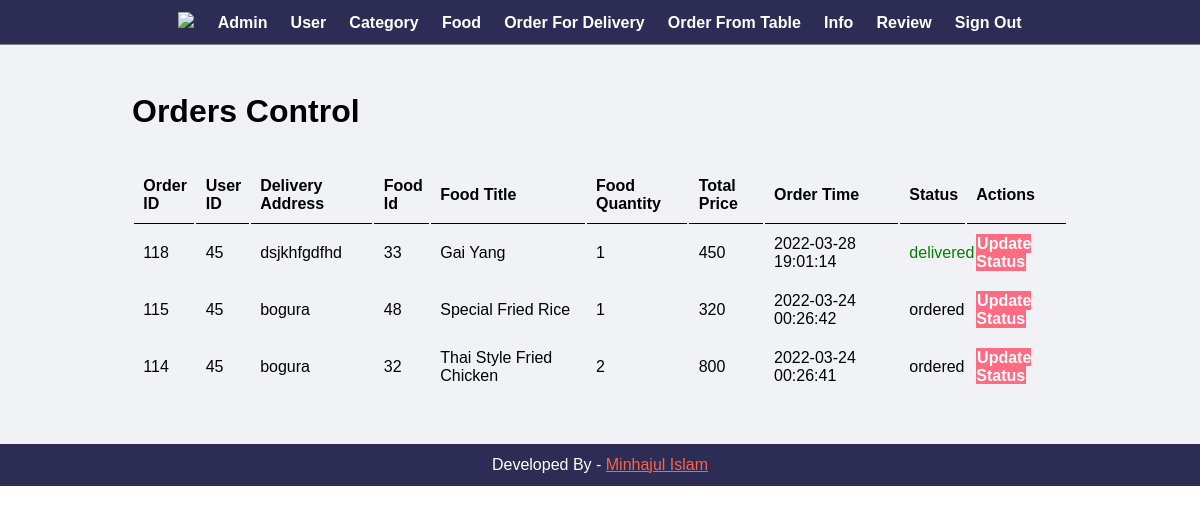
Screenshot of /admin/order-delivery.php (signed in) with the database file from the repository.
### tables this page shows
CREATE TABLE `order_delivery` (
  `order_id` int(10) UNSIGNED NOT NULL,
  `user_id` int(11) NOT NULL,
  `address` varchar(255) NOT NULL,
  `food_id` int(11) NOT NULL,
  `food_title` varchar(100) NOT NULL,
  `food_quantity` int(11) NOT NULL,
  `total_price` double NOT NULL,
  `order_time` datetime NOT NULL,
  `order_status` varchar(255) NOT NULL
);

### admin/order-delivery.php (the view)
<?php include('hd-ft/header.php'); ?>
    <div class="manage">
        <div class = "wrapper">
            <h1>Orders Control</h1>
            <br>
            <br>
            <table class="table-full">
                <tr>
                    <th>Order ID</th>
                    <th>User ID</th>
                    <th>Delivery Address</th>
                    <th>Food Id</th>
                    <th>Food Title</th>
                    <th>Food Quantity</th>
                    <th>Total Price</th>
                    <th>Order Time</th>
                    <th>Status</th>
                    <th>Actions</th>
                </tr>
                <?php
                    $sql = "SELECT * FROM order_delivery ORDER BY order_id DESC";
                    $res = mysqli_query($conn, $sql);
                    $count = mysqli_num_rows($res);
                    if($count>0)
                    {
                        while($row=mysqli_fetch_assoc($res))
                        {
                            $order_id = $row['order_id'];
                            $user_id = $row['user_id'];
                            $address = $row['address'];
                            $food_id = $row['food_id'];
                            $food_title = $row['food_title'];
                            $food_quantity = $row['food_quantity'];
                            $total_price = $row['total_price'];
                            $order_time = $row['order_time'];
                            $order_status = $row['order_status'];
                            ?>
                            <tr>
                                <td><?php echo $order_id; ?></td>
                                <td><?php echo $user_id; ?></td>
                                <td><?php echo $address; ?></td>
                                <td><?php echo $food_id; ?></td>
                                <td><?php echo $food_title; ?></td>
                                <td><?php echo $food_quantity; ?></td>
                                <td><?php echo $total_price; ?></td>
                                <td><?php echo $order_time; ?></td>
                                <td>
                                    <?php
                                        if($order_status=="ordered"){
                                            echo "<label>$order_status</label>";
                                        }
                                        elseif($order_status=="accepted"){
                                            echo "<label style='color: orange'>$order_status</label>";
                                        }
                                        elseif($order_status=="packed"){
                                            echo "<label style='color: blue'>$order_status</label>";
                                        }
                                        elseif($order_status=="shipped"){
                                            echo "<label style='color: yellow'>$order_status</label>";
                                        }
                                        elseif($order_status=="delivered"){
                                            echo "<label style='color: green'>$order_status</label>";
                                        }
                                    ?>
                                </td>
                                <td>
                                    <a href="<?php echo SITEURL; ?>admin/order-delivery-update.php?order_id=<?php echo $order_id; ?>" class="btn-delete">Update Status</a>
                                </td>
                            </tr>
                                <?php
                        }
                    }
                    else
                    {
                        ?>
                        <tr>
                            <td colspan="6"><div class="error">No order Added.</div></td>
                        </tr>
                        <?php
                    }
                ?>
            </table>
        </div>
    </div>
<?php include('hd-ft/footer.php'); ?>

### css/back-end.css (style rules this page uses)
* { margin: 0; padding: 0; font-family: Arial, Helvetica, sans-serif; }
.wrapper { padding: 1%; width: 80%; margin: 0 auto; }
.table-full { width: 100%; }
table tr th { border-bottom: 1px solid black; padding: 1%; text-align: left; }
table tr td { padding: 1%; }
.btn-delete { background-color: #ff6b81; padding: 1%; color: white; text-decoration: none; font-weight: bold; }
.manage { background-color: #f1f2f6; padding: 3% 0; }
* { margin: 0; padding: 0; box-sizing: border-box; }

### rows the page displays
order_delivery: order_id "118", user "45", address "dsjkhfgdfhd", food "33", food_title "Gai Yang", food_quantity "1", total_price "450", order_time "2022-03-28 19:01:14", order_status "delivered"
order_delivery: order_id "115", user "45", address "bogura", food "48", food_title "Special Fried Rice", food_quantity "1", total_price "320", order_time "2022-03-24 00:26:42", order_status "ordered"
order_delivery: order_id "114", user "45", address "bogura", food "32", food_title "Thai Style Fried Chicken", food_quantity "2", total_price "800", order_time "2022-03-24 00:26:41", order_status "ordered"
